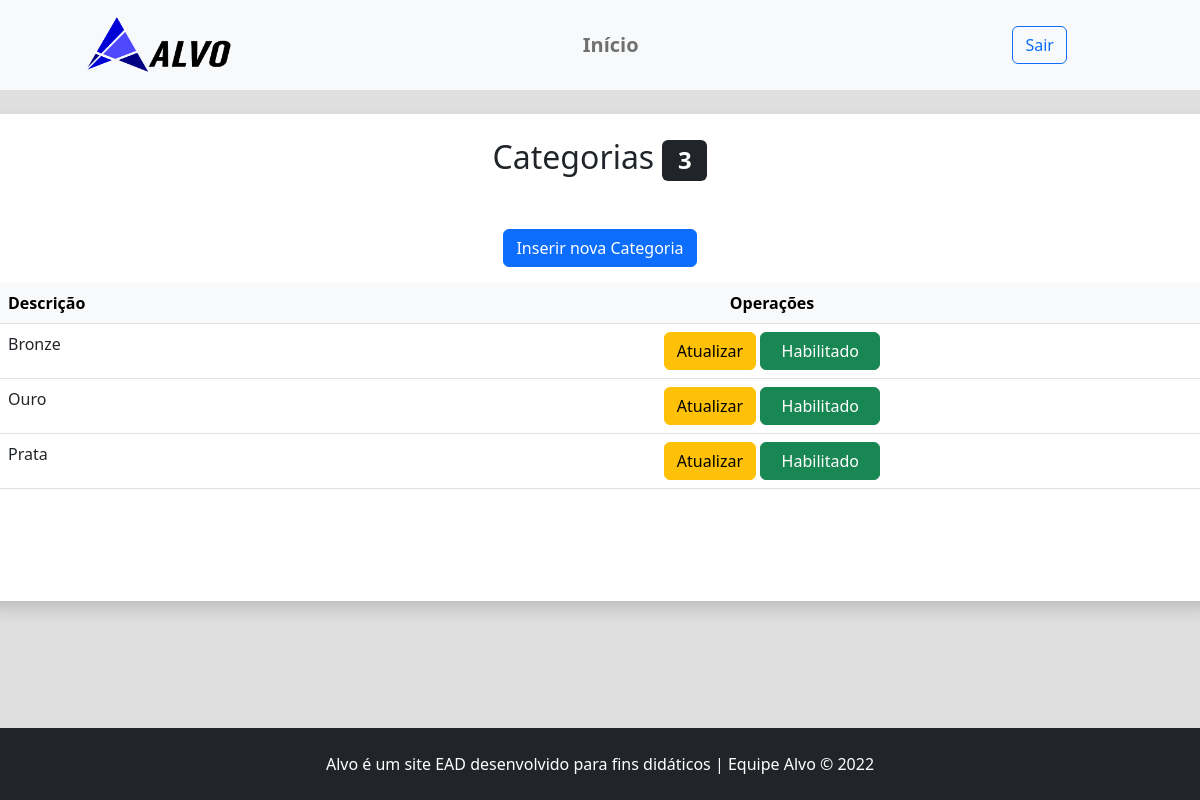
Page /admin/categoria.php (signed in) on the committed database.
### tables this page shows
CREATE TABLE `categorias` (
  `id` int(11) NOT NULL,
  `descCategoria` varchar(50) NOT NULL,
  `indicador` int(11) DEFAULT NULL
);

### src/Banco.php (called while the page is built, shortened)
<?php
abstract class Banco {
    private static string $servidor = "localhost";
    private static string $usuario = "root";
    private static string $senha = "";
    private static string $banco = "bd_alvo";
    private static PDO $conexao;
    public static function conecta():PDO {
        try {
            self::$conexao = new PDO(
                "mysql:host=".self::$servidor.";
                dbname=".self::$banco.";
                charset=utf8",
                self::$usuario,
                self::$senha
            );
            self::$conexao ->setAttribute(
                PDO::ATTR_ERRMODE,
                PDO::ERRMODE_EXCEPTION
            );
        } catch (Exception $erro) {
            die("Erro.: ".$erro->getMessage());
        }
        return self::$conexao;
    }
}

### src/Categoria.php (called while the page is built, shortened)
<?php
final class Categoria {
    private PDO $conexao;
    public function __construct() {
        $this->conexao = Banco::conecta();
    }
    public function listarCategorias():array {
        $sql = "SELECT id, descCategoria, indicador FROM categorias ORDER BY descCategoria";
        try {
            $consulta = $this->conexao->prepare($sql);
            $consulta->execute();
            $resultado = $consulta->fetchAll(PDO::FETCH_ASSOC);
        } catch (Exception $erro) {
            die("Erro: ".$erro->getMessage());
        }
        return $resultado;
    }
}

### admin/categoria.php (the view, shortened to what this page needs)
<?php
require_once "../inc/cabecalho-admin.php";
$OBJcategoria = new Categoria;
$listaDeCategoria = $OBJcategoria->listarCategorias();
?>
<div class="row">
	<article class="col-12 bg-white rounded shadow py-4">
		<h2 class="text-center">
		Categorias <span class="badge bg-dark"><?=count($listaDeCategoria)?></span>
		</h2>
		<p class="text-center mt-5">
			<a class="btn btn-primary" href="categoria-insere.php">
			Inserir nova Categoria</a>
		</p>
		<div class="table-responsive">
			<table class="table table-hover">
				<thead class="table-light">
					<tr>
						<th>Descrição</th>
						<th class="text-center">Operações</th>
					</tr>
				</thead>
				<tbody>
					<?php
						foreach($listaDeCategoria as $categoria) {
						?>
					<tr>
						<td><?=$categoria['descCategoria']?></td>
						<td class="text-center">
							<a class="btn btn-warning"
							href="categoria-atualiza.php?id=<?=$categoria['id']?>">
							<i class="bi bi-pencil"></i> Atualizar
							</a>
							<?php
								if ( $categoria['indicador'] == 1 ) { ?>
									<a class="btn btn-danger" id="indicador" name="indicador" value="0"
									href="categoria-status.php?id=<?=$categoria['id']?>&indicador=0">
										<i class="bi bi-save"></i> Desabilitado</a>
								<?php } else { ?>
									<a class="btn btn-success" id="indicador" name="indicador" value="1"
									href="categoria-status.php?id=<?=$categoria['id']?>&indicador=1">
										<i class="bi bi-save"></i> &nbsp; Habilitado &nbsp;</a>
							<?php } ?>
						</td>
					</tr>
					<?php } ?>
				</tbody>
			</table>
			<br class="mb-5">
			<br class="mb-5">
			<br class="mb-5">
		</div>
	</article>
</div>
<?php
require_once "../inc/rodape-admin.php";
?>
</body>
</html>

### css/style.css (style rules this page uses)
body { overflow-x: hidden; }
.cor-fundo { background-color: rgb(223, 223, 223); }
tbody { overflow-y: scroll; }

### rows in the picture
categorias: descCategoria "Bronze"
categorias: descCategoria "Ouro", $categoria['id'] 1 (drawn)
categorias: descCategoria "Prata"

### other values in the picture
count($listaDeCategoria) "3"
